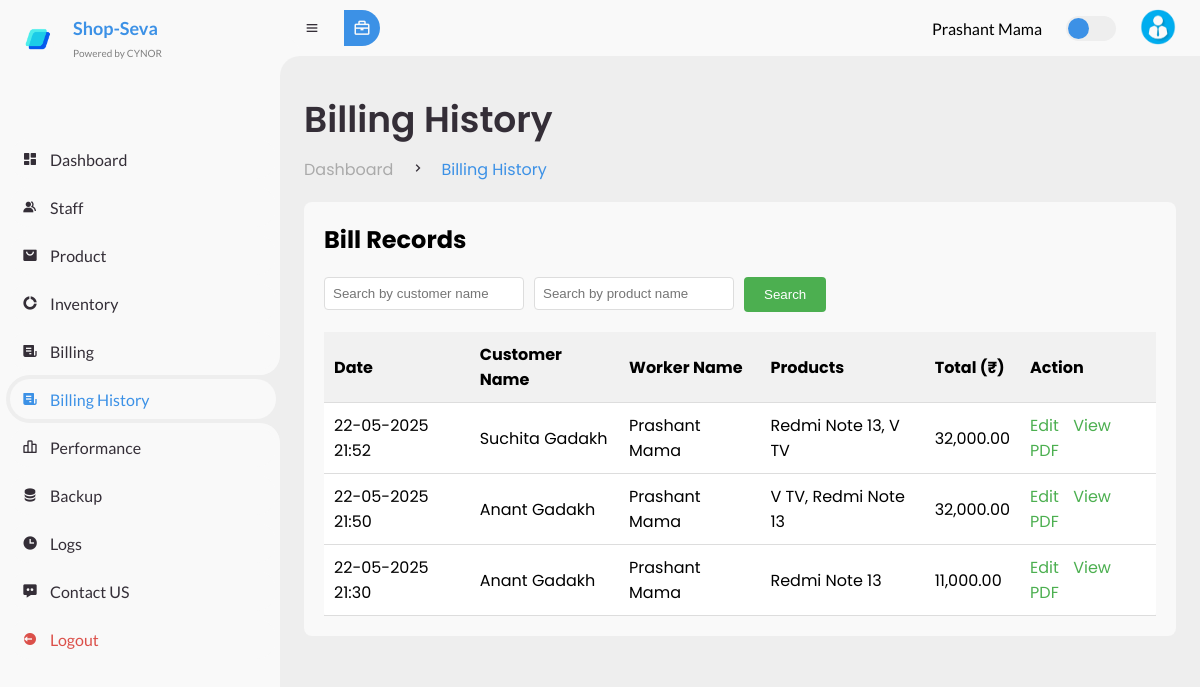
Page /AdminDashboard/billing_history.php (signed in) on the committed database.
### tables this page shows
CREATE TABLE `sales` (
  `id` int(11) NOT NULL,
  `user_id` int(11) NOT NULL,
  `customer_name` varchar(255) NOT NULL,
  `customer_phone` varchar(20) DEFAULT NULL,
  `total` decimal(10,2) NOT NULL,
  `discount` decimal(5,2) NOT NULL DEFAULT 0.00,
  `created_at` datetime NOT NULL
);

CREATE TABLE `users` (
  `id` int(11) NOT NULL,
  `name` varchar(100) NOT NULL,
  `email` varchar(100) NOT NULL,
  `password` varchar(255) NOT NULL,
  `role` enum('Admin','Worker') NOT NULL,
  `created_at` timestamp NOT NULL DEFAULT current_timestamp()
);

### AdminDashboard/billing_history.php (the view, shortened to what this page needs)
<?php
$user_name = $_SESSION['user']['name'];
require_once 'db.php';
$search_customer = $_GET['search_customer'] ?? '';
$search_product = $_GET['search_product'] ?? '';
$sql_bills = "SELECT s.id, s.customer_name, s.total, s.created_at,
                     GROUP_CONCAT(p.name SEPARATOR ', ') AS product_names,
                     u.name AS worker_name
              FROM sales s
              JOIN sale_items si ON s.id = si.sale_id
              JOIN products p ON si.product_id = p.id
              JOIN users u ON s.user_id = u.id
              WHERE 1=1";
$sql_bills .= " GROUP BY s.id ORDER BY s.created_at DESC";
$stmt_bills = $conn->prepare($sql_bills);
if (!$stmt_bills->execute()) {
    die("Execute failed: " . $stmt_bills->error);
}
$result_bills = $stmt_bills->get_result();
?>
<!DOCTYPE html>
<html lang="en">
<head>
    <link href='https://unpkg.com/boxicons@2.0.9/css/boxicons.min.css' rel='stylesheet'>
    <link rel="stylesheet" href="style.css">
</head>
<body>
    <section id="sidebar">
        <a href="https://cynortech.in/" class="brand" style="margin-top: 11px; margin-left: 11px; pading:8px; " >
            <img src="./img/crm.png" alt="CYNOR Logo" style="height: 30px; width: auto; margin-right: 19px; margin-left: 11px; ">
            <span class="text" style="font-size: 18px; font-weight: bold;">
                Shop-Seva<br>
                <span style="font-size: 10px; color: gray; font-weight: normal;">Powered by CYNOR</span>
            </span>
        </a>
        <ul class="side-menu top">
            <li>
                <a href="admin_dashboard.php">
                    <i class='bx bxs-dashboard'></i>
                    <span class="text">Dashboard</span>
                </a>
            </li>
            <li>
                <a href="staff.php">
                    <i class='bx bxs-group'></i>
                    <span class="text">Staff</span>
                </a>
            </li>
            <li>
                <a href="products.php">
                    <i class='bx bxs-shopping-bag-alt'></i>
                    <span class="text">Product</span>
                </a>
            </li>
            <li>
                <a href="inventory.php">
                    <i class='bx bxs-doughnut-chart'></i>
                    <span class="text">Inventory</span>
                </a>
            </li>
            <li>
                <a href="billing.php">
                    <i class='bx bxs-receipt'></i>
                    <span class="text">Billing</span>
                </a>
            </li>
            <li class="active">
                <a href="billing_history.php">
                    <i class='bx bxs-receipt'></i>
                    <span class="text">Billing History</span>
                </a>
            </li>
            <li>
                <a href="performance.php">
                    <i class='bx bx-bar-chart-alt-2'></i>
                    <span class="text">Performance</span>
                </a>
            </li>
            <li>
                <a href="backup.php">
                    <i class='bx bxs-data'></i>
                    <span class="text">Backup</span>
                </a>
            </li>
            <li>
                <a href="logs.php">
                    <i class='bx bxs-time'></i>
                    <span class="text">Logs</span>
                </a>
            </li>
            <li>
                <a href="contact.php">
                    <i class='bx bxs-message-dots'></i>
                    <span class="text">Contact US</span>
                </a>
            </li>
            <li>
                <a href="../logout.php" class="logout">
                    <i class='bx bxs-log-out-circle'></i>
                    <span class="text">Logout</span>
                </a>
            </li>
        </ul>
    </section>
    <section id="content">
        <nav>
            <i class='bx bx-menu'></i>
            <form action="#">
                <div class="form-input">
                <button type="submit" class="search-btn">
                    <i class='bx bx-briefcase'></i>
                </button>
            </div>
            </form>
            <span class="text"><?php echo htmlspecialchars($user_name); ?></span>
            <label for="switch-mode" class="switch-mode"></label>
            <a href="#" class="profile">
                <img src="img/profile.png">
            </a>
        </nav>
        <main>
            <div class="head-title">
                <div class="left">
                    <h1>Billing History</h1>
                    <ul class="breadcrumb">
                        <li><a href="#">Dashboard</a></li>
                        <li><i class='bx bx-chevron-right'></i></li>
                        <li><a class="active" href="#">Billing History</a></li>
                    </ul>
                </div>
            </div>
            <div class="form-container">
                <h2>Bill Records</h2>
                <form method="GET" class="search-form">
                    <div class="form-group">
                        <input type="text" name="search_customer" placeholder="Search by customer name" value="<?php echo htmlspecialchars($search_customer); ?>">
                    </div>
                    <div class="form-group">
                        <input type="text" name="search_product" placeholder="Search by product name" value="<?php echo htmlspecialchars($search_product); ?>">
                    </div>
                    <button type="submit">Search</button>
                </form>
                <div class="table-container">
                    <table>
                        <thead>
                            <tr>
                                <th>Date</th>
                                <th>Customer Name</th>
                                <th>Worker Name</th>
                                <th>Products</th>
                                <th>Total (₹)</th>
                                <th>Action</th>
                            </tr>
                        </thead>
                        <tbody>
                            <?php if ($result_bills->num_rows > 0): ?>
                                <?php while ($bill = $result_bills->fetch_assoc()): ?>
                                    <tr>
                                        <td><?php echo htmlspecialchars(date('d-m-Y H:i', strtotime($bill['created_at']))); ?></td>
                                        <td><?php echo htmlspecialchars($bill['customer_name']); ?></td>
                                        <td><?php echo htmlspecialchars($bill['worker_name']); ?></td>
                                        <td><?php echo htmlspecialchars($bill['product_names']); ?></td>
                                        <td><?php echo number_format($bill['total'], 2); ?></td>
                                        <td>
                                            <a href="edit_bill.php?sale_id=<?php echo $bill['id']; ?>">Edit</a>
                                            <a href="generate_bill_pdf.php?sale_id=<?php echo $bill['id']; ?>">View PDF</a>
                                        </td>
                                    </tr>
                                <?php endwhile; ?>
                            <?php else: ?>
                                <tr><td colspan="6">No bills found.</td></tr>
                            <?php endif; ?>
                        </tbody>
                    </table>
                </div>
            </div>
        </main>
    </section>
</body>
</html>

### AdminDashboard/style.css (style rules this page uses)
* { margin: 0; padding: 0; box-sizing: border-box; }
a { text-decoration: none; }
li { list-style: none; }
:root { --poppins: 'Poppins', sans-serif; --lato: 'Lato', sans-serif; --light: #F9F9F9; --blue: #3C91E6; --light-blue: #CFE8FF; --grey: #eee; --dark-grey: #AAAAAA; --dark: #342E37; --red: #DB504A; --yellow: #FFCE26; --light-yellow: #FFF2C6; --orange: #FD7238; --light-orange: #FFE0D3; }
html { overflow-x: hidden; }
body { background: var(--grey); overflow-x: hidden; }
#sidebar { position: fixed; top: 0; left: 0; width: 280px; height: 100%; background: var(--light); z-index: 2000; font-family: var(--lato); transition: .3s ease; overflow-x: hidden; scrollbar-width: none; }
#sidebar .brand { font-size: 24px; font-weight: 700; height: 56px; display: flex; align-items: center; color: var(--blue); position: sticky; top: 0; left: 0; background: var(--light); z-index: 500; padding-bottom: 20px; box-sizing: content-box; }
#sidebar .side-menu { width: 100%; margin-top: 48px; }
#sidebar .side-menu li { height: 48px; background: transparent; margin-left: 6px; border-radius: 48px 0 0 48px; padding: 4px; }
#sidebar .side-menu li.active { background: var(--grey); position: relative; }
#sidebar .side-menu li.active::before { content: ''; position: absolute; width: 40px; height: 40px; border-radius: 50%; top: -40px; right: 0; box-shadow: 20px 20px 0 var(--grey); z-index: -1; }
#sidebar .side-menu li.active::after { content: ''; position: absolute; width: 40px; height: 40px; border-radius: 50%; bottom: -40px; right: 0; box-shadow: 20px -20px 0 var(--grey); z-index: -1; }
#sidebar .side-menu li a { width: 100%; height: 100%; background: var(--light); display: flex; align-items: center; border-radius: 48px; font-size: 16px; color: var(--dark); white-space: nowrap; overflow-x: hidden; }
#sidebar .side-menu.top li.active a { color: var(--blue); }
#sidebar .side-menu li a.logout { color: var(--red); }
#sidebar .side-menu li a .bx { min-width: calc(60px - ((4px + 6px) * 2)); display: flex; justify-content: center; }
#content { position: relative; width: calc(100% - 280px); left: 280px; transition: .3s ease; }
#content nav { height: 56px; background: var(--light); padding: 0 24px; display: flex; align-items: center; grid-gap: 24px; font-family: var(--lato); position: sticky; top: 0; left: 0; z-index: 1000; }
#content nav::before { content: ''; position: absolute; width: 40px; height: 40px; bottom: -40px; left: 0; border-radius: 50%; box-shadow: -20px -20px 0 var(--light); }
#content nav a { color: var(--dark); }
#content nav .bx.bx-menu { cursor: pointer; color: var(--dark); }
#content nav form { max-width: 400px; width: 100%; margin-right: auto; }
#content nav form .form-input { display: flex; align-items: center; height: 36px; }
#content nav form .form-input button { width: 36px; height: 100%; display: flex; justify-content: center; align-items: center; background: var(--blue); color: var(--light); font-size: 18px; border: none; outline: none; border-radius: 0 36px 36px 0; cursor: pointer; }
#content nav .profile img { width: 36px; height: 36px; object-fit: cover; border-radius: 50%; }
#content nav .switch-mode { display: block; min-width: 50px; height: 25px; border-radius: 25px; background: var(--grey); cursor: pointer; position: relative; }
#content nav .switch-mode::before { content: ''; position: absolute; top: 2px; left: 2px; bottom: 2px; width: calc(25px - 4px); background: var(--blue); border-radius: 50%; transition: all .3s ease; }
#content main { width: 100%; padding: 36px 24px; font-family: var(--poppins); max-height: calc(100vh - 56px); overflow-y: auto; }
#content main .head-title { display: flex; align-items: center; justify-content: space-between; grid-gap: 16px; flex-wrap: wrap; }
#content main .head-title .left h1 { font-size: 36px; font-weight: 600; margin-bottom: 10px; color: var(--dark); }
#content main .head-title .left .breadcrumb { display: flex; align-items: center; grid-gap: 16px; }
#content main .head-title .left .breadcrumb li { color: var(--dark); }
#content main .head-title .left .breadcrumb li a { color: var(--dark-grey); pointer-events: none; }
#content main .head-title .left .breadcrumb li a.active { color: var(--blue); pointer-events: unset; }

### rows in the picture
sales: created_at "22-05-2025 21:52", customer_name "Suchita Gadakh", user.name "Prashant Mama", product_names "Redmi Note 13, V TV", total "32,000.00"
sales: created_at "22-05-2025 21:50", customer_name "Anant Gadakh", user.name "Prashant Mama", product_names "V TV, Redmi Note 13", total "32,000.00"
sales: created_at "22-05-2025 21:30", customer_name "Anant Gadakh", user.name "Prashant Mama", product_names "Redmi Note 13", total "11,000.00"

### other values in the picture
$user_name "Prashant Mama"
